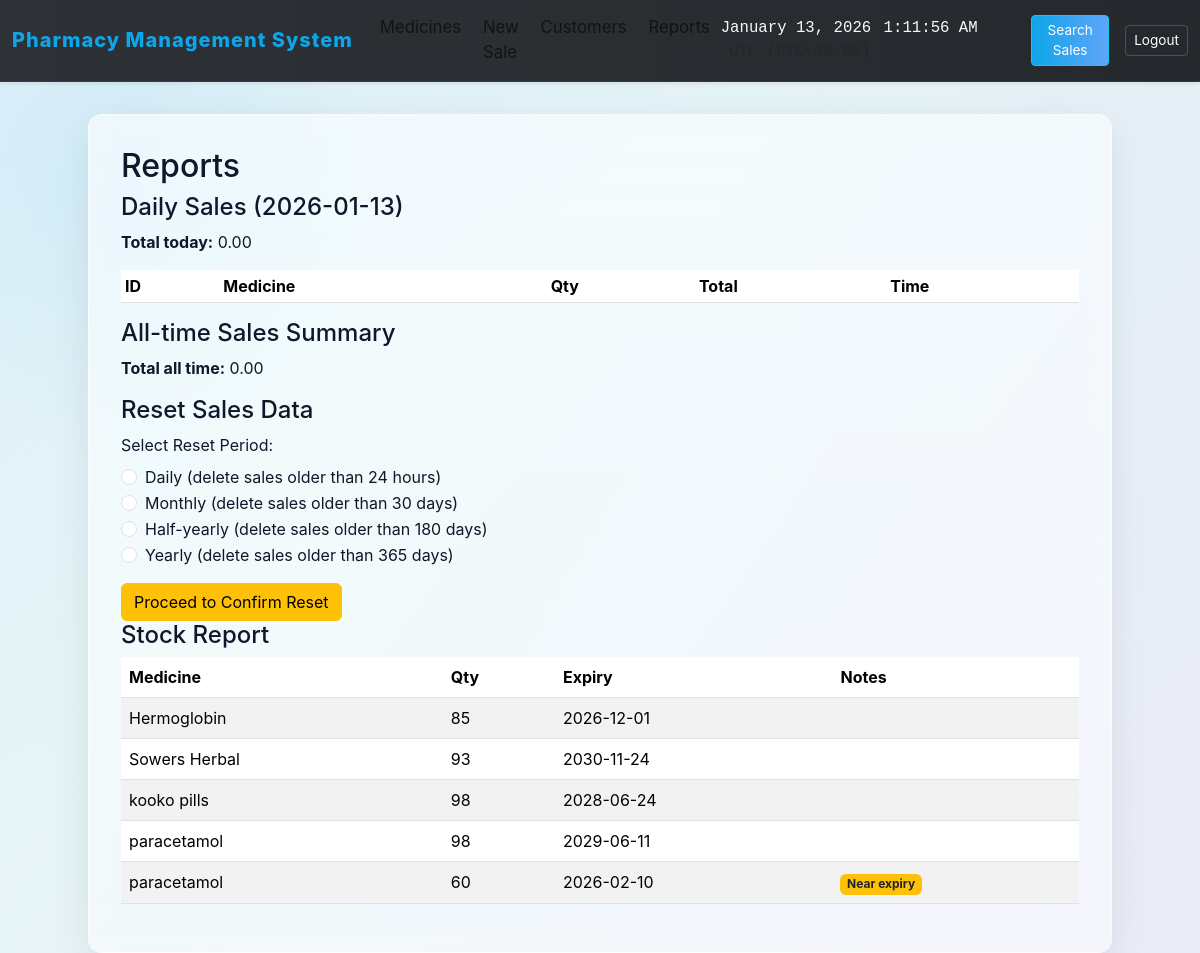
Before: /reports (signed in) with the older database file.
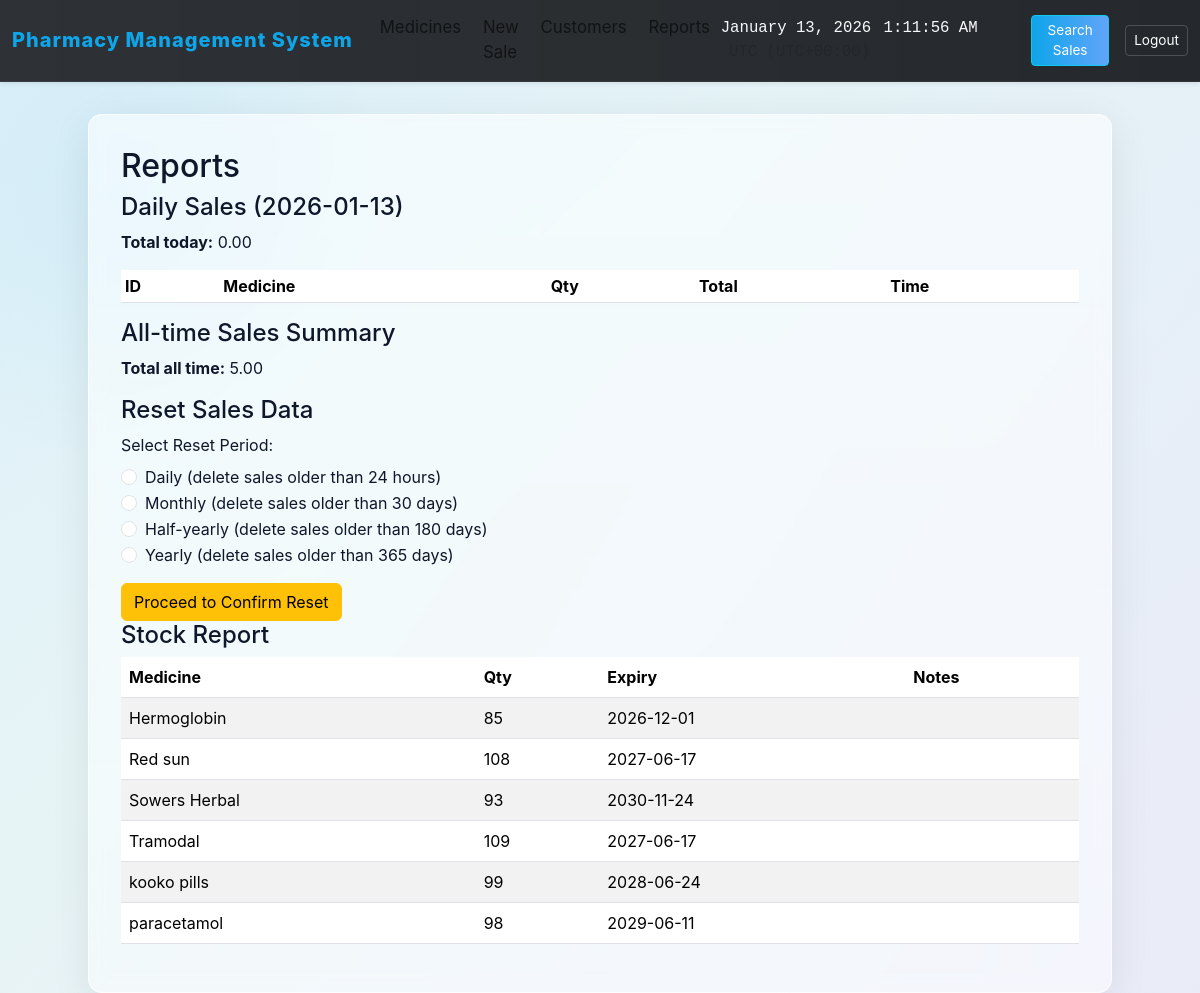
After: the same page with the newer database file.
### models.py (models this page shows, shortened)
class Medicine(db.Model):
    id = db.Column(db.Integer, primary_key=True)
    name = db.Column(db.String(120), nullable=False)
    brand = db.Column(db.String(120))
    price = db.Column(db.Float, nullable=False)
    quantity = db.Column(db.Integer, nullable=False, default=0)
    expiry_date = db.Column(db.Date, nullable=True)
    category = db.Column(db.String(80))
    description = db.Column(db.Text)
    def near_expiry(self, days=30, today=None):
        from datetime import date, timedelta
        today = today or date.today()
        if self.expiry_date is None:
            return False
        return today <= self.expiry_date <= (today + timedelta(days=days))

### app.py (the view)
    @app.route('/reports')
    @admin_required
    def reports():
        today = date.today()
        start = datetime(today.year, today.month, today.day)
        end = datetime(today.year, today.month, today.day, 23, 59, 59)
        daily_sales = Sale.query.filter(Sale.timestamp >= start, Sale.timestamp <= end).order_by(Sale.timestamp.desc()).all()
        total_daily = sum(s.total_price for s in daily_sales)
        all_sales = Sale.query.order_by(Sale.timestamp.desc()).all()
        total_all = sum(s.total_price for s in all_sales)
        medicines = Medicine.query.order_by(Medicine.name).all()
        return render_template('reports.html', daily_sales=daily_sales, total_daily=total_daily, total_all=total_all, medicines=medicines, today=today)

### templates/reports.html (shortened to what this page needs)
{% extends 'base.html' %}
{% block content %}
  <h2>Reports</h2>
  <h4>Daily Sales ({{today}})</h4>
  <p><strong>Total today:</strong> {{'%.2f'|format(total_daily)}}</p>
  <table class="table table-sm">
    <thead><tr><th>ID</th><th>Medicine</th><th>Qty</th><th>Total</th><th>Time</th></tr></thead>
  </table>
  <h4>All-time Sales Summary</h4>
  <p><strong>Total all time:</strong> {{'%.2f'|format(total_all)}}</p>
  <h4>Reset Sales Data</h4>
  <form action="{{ url_for('reset_confirm') }}" method="post">
    <div class="mb-3">
      <label class="form-label">Select Reset Period:</label>
      <div class="form-check">
        <input class="form-check-input" type="radio" name="period" id="daily" value="daily" required>
        <label class="form-check-label" for="daily">
          Daily (delete sales older than 24 hours)
        </label>
      </div>
      <div class="form-check">
        <input class="form-check-input" type="radio" name="period" id="monthly" value="monthly">
        <label class="form-check-label" for="monthly">
          Monthly (delete sales older than 30 days)
        </label>
      </div>
      <div class="form-check">
        <input class="form-check-input" type="radio" name="period" id="half_yearly" value="half_yearly">
        <label class="form-check-label" for="half_yearly">
          Half-yearly (delete sales older than 180 days)
        </label>
      </div>
      <div class="form-check">
        <input class="form-check-input" type="radio" name="period" id="yearly" value="yearly">
        <label class="form-check-label" for="yearly">
          Yearly (delete sales older than 365 days)
        </label>
      </div>
    </div>
    <button type="submit" class="btn btn-warning">Proceed to Confirm Reset</button>
  </form>
  <h4>Stock Report</h4>
  <table class="table table-striped">
    <thead><tr><th>Medicine</th><th>Qty</th><th>Expiry</th><th>Notes</th></tr></thead>
    <tbody>
      {% for m in medicines %}
        <tr>
          <td>{{m.name}}</td>
          <td>{{m.quantity}}</td>
          <td>{{m.expiry_date or '—'}}</td>
          <td>
            {% if m.expiry_date and m.expiry_date < today %}<span class="badge bg-danger">Expired</span>{% elif m.near_expiry() %}<span class="badge bg-warning text-dark">Near expiry</span>{% endif %}
          </td>
        </tr>
      {% endfor %}
    </tbody>
  </table>
{% endblock %}

Changed rows visible on the page:
added Medicine: name "Red sun", quantity "108", expiry_date "2027-06-17"
changed Medicine: name "paracetamol" → "Tramodal"; quantity "60" → "109"; expiry_date "2026-02-10" → "2027-06-17"; no longer shows "Near expiry"; moves up the list
changed Medicine "kooko pills": quantity "98" → "99"
Other visible differences:
{{ '%.2f'|format(total_all) }}: "0.00" → "5.00"
